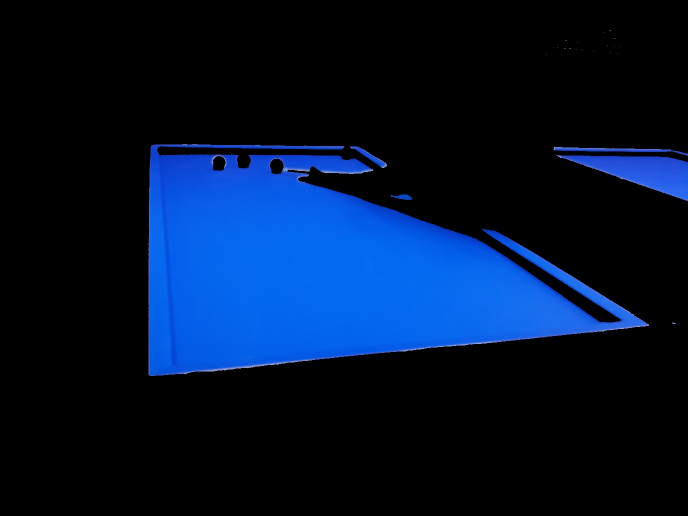
#> input picture object_detection/special_res/img18.jpg, 1376 x 1032 px, found by its file name (shown at 1/2 size)
$ python untitled1.py
#> lines starting #> are read from the running program, lines starting #| are printed output that depends on the picture; after the words box and inside, x2 and y2 are one past the last pixel; in counts of white or black regions, pixels touching at a corner belong together
#!/usr/bin/env python3
# -*- coding: utf-8 -*-
"""
Created on Thu Apr 23 08:49:01 2020

@author: gkalstn
"""
import numpy as np
import cv2

src = cv2.imread('/Users/gkalstn/capstone/object_detection/special_res/img18.jpg')
#> src is the input picture: shape (1032, 1376, 3); mean B, G, R 47, 19.5, 2.3
dst = src.copy()
gray = cv2.cvtColor(src, cv2.COLOR_BGR2GRAY)
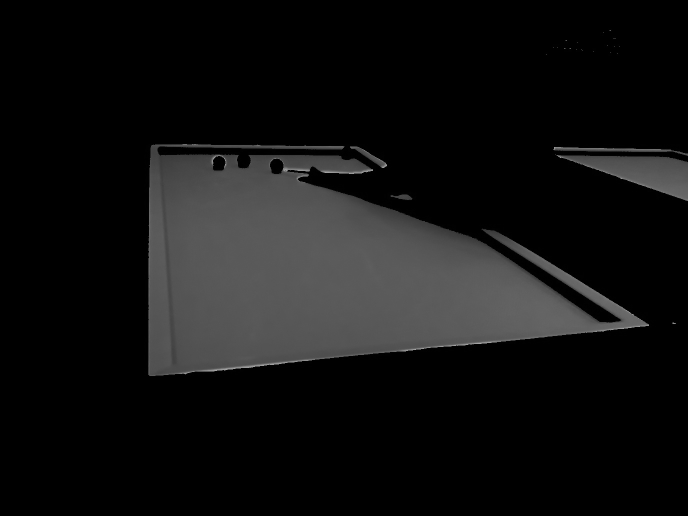
#> gray: shape (1032, 1376) (shown at 1/2 size); min 0, max 176, mean 17.5
canny = cv2.Canny(gray, 5000, 1500, apertureSize = 5, L2gradient = True)
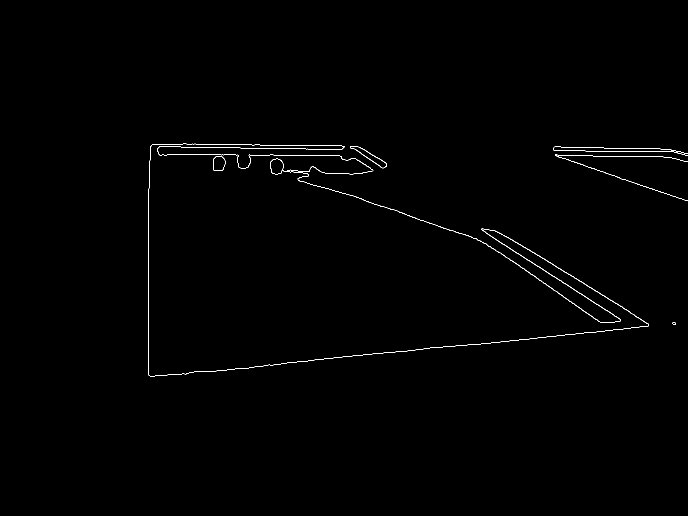
#> canny: shape (1032, 1376) (shown at 1/2 size); 0.45% white in thin lines or dots, all inside (x1, y1, x2, y2) = (296, 287, 1376, 753)
lines = cv2.HoughLines(canny, 0.8, np.pi / 180, 150, srn = 100, stn = 200, min_theta = 0, max_theta = np.pi)
#> lines = [[280.8, 1.59], [784, 1.47], [287.2, 1.59], [296, 0], [781.6, 1.47], [309.6, 1.57], [-140, 2.15], [-137.6, 2.13], [274.4, 1.59], [-160.8, 2.18], [141.6, 1.9], [-116, 2.11]]

for i in lines:
    rho, theta = i[0][0], i[0][1]
    a, b = np.cos(theta), np.sin(theta)
    x0, y0 = a*rho, b*rho

    scale = src.shape[0] + src.shape[1]

    x1 = int(x0 + scale * -b)
    y1 = int(y0 + scale * a)
    x2 = int(x0 - scale * -b)
    y2 = int(y0 - scale * a)

    cv2.line(dst, (x1, y1), (x2, y2), (0, 0, 255), 2)
    cv2.circle(dst, (x0, y0), 3, (255, 0, 0), 5, cv2.FILLED)
#> this loop made 12 passes
#> (rho, theta, a, b, x0, y0, x1, y1) on passes 1 to 12: (280.8, 1.59, -0.0175, 1, -4.9, 280.8, -2412, 238), (784, 1.47, 0.105, 0.995, 81.95, 779.7, -2312, 1031), (287.2, 1.59, -0.0175, 1, -5.01, 287.2, -2412, 245), (296, 0, 1, 0, 296, 0, 296, 2408), (781.6, 1.47, 0.105, 0.995, 81.7, 777.3, -2313, 1029), (309.6, 1.57, -4.37e-08, 1, -1.35e-05, 309.6, -2408, 309), (-140, 2.15, -0.545, 0.839, 76.25, -117.4, -1943, -1428), (-137.6, 2.13, -0.53, 0.848, 72.92, -116.7, -1969, -1392), (274.4, 1.59, -0.0175, 1, -4.79, 274.4, -2412, 232), (-160.8, 2.18, -0.574, 0.819, 92.23, -131.7, -1880, -1512), (141.6, 1.9, -0.326, 0.946, -46.1, 133.9, -2322, -650), (-116, 2.11, -0.515, 0.857, 59.74, -99.43, -2004, -1339)
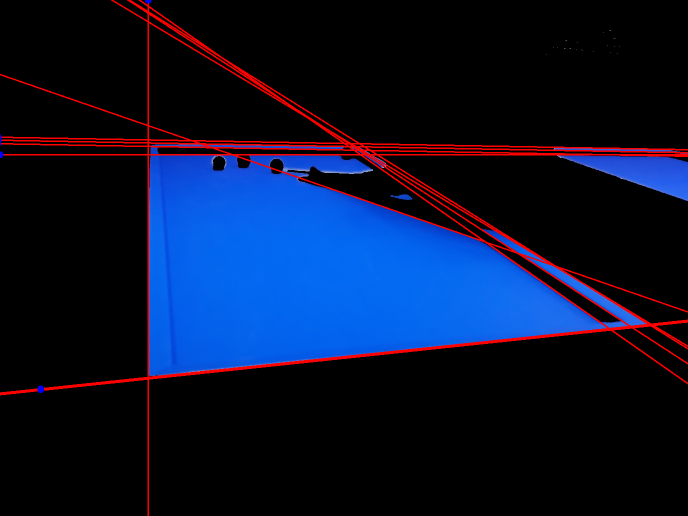
#> dst: shape (1032, 1376, 3) (shown at 1/2 size); 3.24% of pixels changed, all inside (x1, y1, x2, y2) = (0, 0, 1376, 1032)

lines[:, :, 1]

cv2.imwrite("/Users/gkalstn/capstone/dst.jpg", dst)
cv2.waitKey(0)
cv2.destroyAllWindows()


import numpy as np
import cv2

src = cv2.imread("road.jpg")
#> (the run stopped early here; a loop or call above may not have finished)

$ run again, with object_detection/special_res/img11.jpg copied over object_detection/special_res/img18.jpg
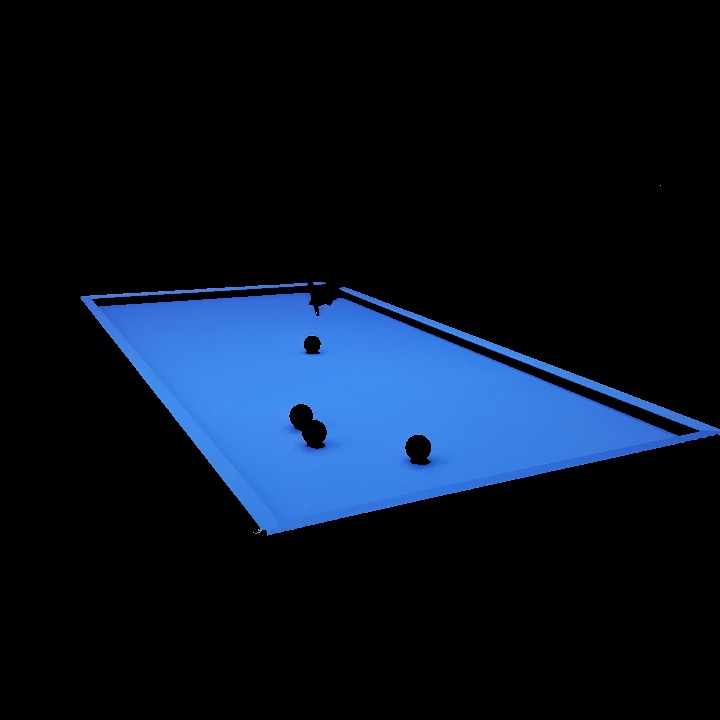
#> input picture object_detection/special_res/img11.jpg, 720 x 720 px, found by its file name
#> src is the input picture: shape (720, 720, 3); mean B, G, R 35.1, 19.8, 9.3
#> `gray = cv2.cvtColor(src, cv2.COLOR_BGR2GRAY)`:
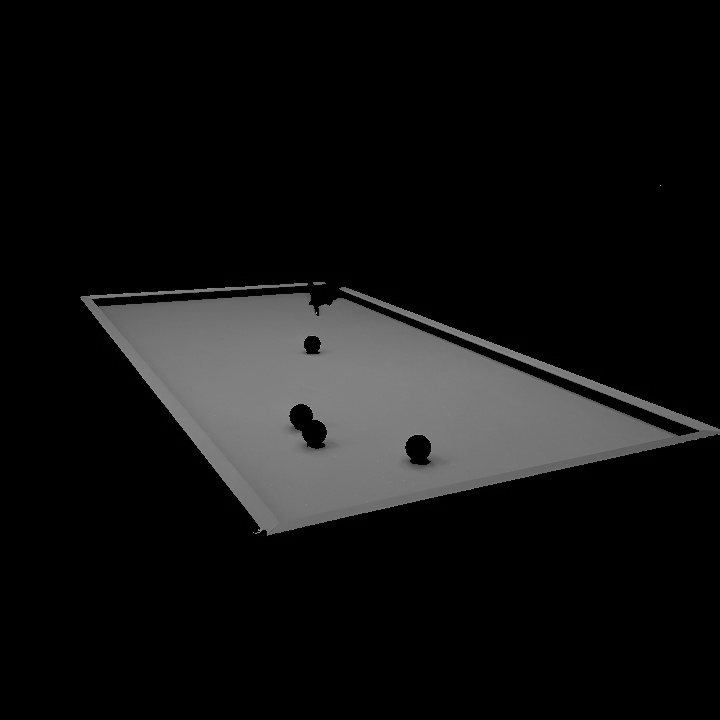
#> gray: shape (720, 720); min 0, max 169, mean 18.4
#> `canny = cv2.Canny(gray, 5000, 1500, apertureSize = 5, L2gradient = True)`:
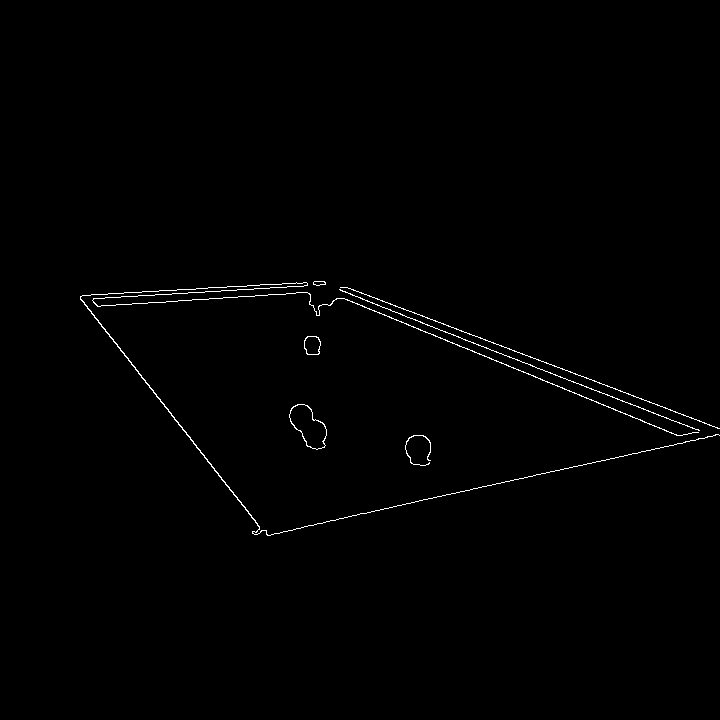
#> canny: shape (720, 720); 0.63% white in thin lines or dots, all inside (x1, y1, x2, y2) = (80, 281, 720, 536)
#> lines = None
